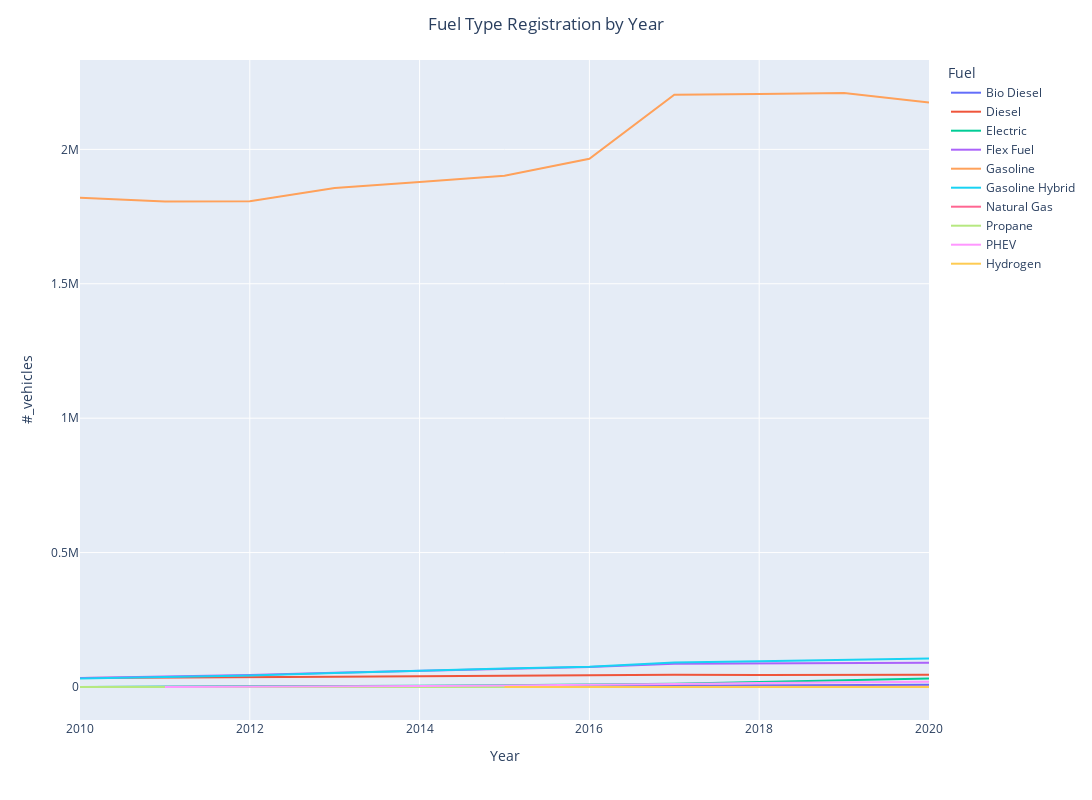

Here is the notebook cell this chart was saved with:
### Code cell
title_string = 'Fuel Type Registration by Year'
fig = px.line(veh_year, x="Year", y="#_vehicles", color='Fuel')
fig.update_layout(height=800,width=2000, title=title_string, title_x=0.5)
fig.show()

### Figure 1 — Plotly figure (JSON) as saved in the notebook; plotly's stock layout.template omitted (floating-point values rounded to 4 significant figures)
{"data": [{"hovertemplate": "Fuel=Bio Diesel<br>Year=%{x}<br>#_vehicles=%{y}<extra></extra>", "legendgroup": "Bio Diesel", "line": {"color": "#636efa", "dash": "solid"}, "marker": {"symbol": "circle"}, "mode": "lines", "name": "Bio Diesel", "orientation": "v", "showlegend": true, "type": "scatter", "x": [2010, 2011, 2012, 2013, 2014, 2015, 2016, 2017, 2018, 2019, 2020], "xaxis": "x", "y": [83, 381, 715, 1104, 1526, 2184, 3212, 5051, 6287, 7312, 8452], "yaxis": "y"}, {"hovertemplate": "Fuel=Diesel<br>Year=%{x}<br>#_vehicles=%{y}<extra></extra>", "legendgroup": "Diesel", "line": {"color": "#EF553B", "dash": "solid"}, "marker": {"symbol": "circle"}, "mode": "lines", "name": "Diesel", "orientation": "v", "showlegend": true, "type": "scatter", "x": [2010, 2011, 2012, 2013, 2014, 2015, 2016, 2017, 2018, 2019, 2020], "xaxis": "x", "y": [33492, 34085, 35016, 37836, 40420, 42797, 44467, 45128, 44483, 44868, 45527], "yaxis": "y"}, {"hovertemplate": "Fuel=Electric<br>Year=%{x}<br>#_vehicles=%{y}<extra></extra>", "legendgroup": "Electric", "line": {"color": "#00cc96", "dash": "solid"}, "marker": {"symbol": "circle"}, "mode": "lines", "name": "Electric", "orientation": "v", "showlegend": true, "type": "scatter", "x": [2010, 2011, 2012, 2013, 2014, 2015, 2016, 2017, 2018, 2019, 2020], "xaxis": "x", "y": [29, 658, 1319, 2685, 4538, 6900, 9421, 12217, 18447, 25675, 32060], "yaxis": "y"}, {"hovertemplate": "Fuel=Flex Fuel<br>Year=%{x}<br>#_vehicles=%{y}<extra></extra>", "legendgroup": "Flex Fuel", "line": {"color": "#ab63fa", "dash": "solid"}, "marker": {"symbol": "circle"}, "mode": "lines", "name": "Flex Fuel", "orientation": "v", "showlegend": true, "type": "scatter", "x": [2010, 2011, 2012, 2013, 2014, 2015, 2016, 2017, 2018, 2019, 2020], "xaxis": "x", "y": [33551, 38321, 44445, 53455, 60737, 67001, 74218, 86690, 87714, 88247, 89886], "yaxis": "y"}, {"hovertemplate": "Fuel=Gasoline<br>Year=%{x}<br>#_vehicles=%{y}<extra></extra>", "legendgroup": "Gasoline", "line": {"color": "#FFA15A", "dash": "solid"}, "marker": {"symbol": "circle"}, "mode": "lines", "name": "Gasoline", "orientation": "v", "showlegend": true, "type": "scatter", "x": [2010, 2011, 2012, 2013, 2014, 2015, 2016, 2017, 2018, 2019, 2020], "xaxis": "x", "y": [1820127, 1805819, 1807049, 1856467, 1879019, 1902157, 1965089, 2203504, 2205848, 2209671, 2174543], "yaxis": "y"}, {"hovertemplate": "Fuel=Gasoline Hybrid<br>Year=%{x}<br>#_vehicles=%{y}<extra></extra>", "legendgroup": "Gasoline Hybrid", "line": {"color": "#19d3f3", "dash": "solid"}, "marker": {"symbol": "circle"}, "mode": "lines", "name": "Gasoline Hybrid", "orientation": "v", "showlegend": true, "type": "scatter", "x": [2010, 2011, 2012, 2013, 2014, 2015, 2016, 2017, 2018, 2019, 2020], "xaxis": "x", "y": [31431, 35651, 42497, 52291, 61653, 68494, 75793, 90967, 95629, 101413, 106185], "yaxis": "y"}, {"hovertemplate": "Fuel=Natural Gas<br>Year=%{x}<br>#_vehicles=%{y}<extra></extra>", "legendgroup": "Natural Gas", "line": {"color": "#FF6692", "dash": "solid"}, "marker": {"symbol": "circle"}, "mode": "lines", "name": "Natural Gas", "orientation": "v", "showlegend": true, "type": "scatter", "x": [2010, 2011, 2012, 2013, 2014, 2015, 2016, 2017, 2018, 2019, 2020], "xaxis": "x", "y": [360, 340, 378, 468, 425, 443, 565, 716, 695, 691, 664], "yaxis": "y"}, {"hovertemplate": "Fuel=Propane<br>Year=%{x}<br>#_vehicles=%{y}<extra></extra>", "legendgroup": "Propane", "line": {"color": "#B6E880", "dash": "solid"}, "marker": {"symbol": "circle"}, "mode": "lines", "name": "Propane", "orientation": "v", "showlegend": true, "type": "scatter", "x": [2010, 2011, 2012, 2013, 2014, 2015, 2016, 2017, 2018, 2019, 2020], "xaxis": "x", "y": [212, 160, 167, 180, 67, 56, 57, 46, 39, 36, 36], "yaxis": "y"}, {"hovertemplate": "Fuel=PHEV<br>Year=%{x}<br>#_vehicles=%{y}<extra></extra>", "legendgroup": "PHEV", "line": {"color": "#FF97FF", "dash": "solid"}, "marker": {"symbol": "circle"}, "mode": "lines", "name": "PHEV", "orientation": "v", "showlegend": true, "type": "scatter", "x": [2011, 2012, 2013, 2014, 2015, 2016, 2017, 2018, 2019, 2020], "xaxis": "x", "y": [128, 652, 1768, 3648, 5171, 7500, 11136, 15249, 18274, 19514], "yaxis": "y"}, {"hovertemplate": "Fuel=Hydrogen <br>Year=%{x}<br>#_vehicles=%{y}<extra></extra>", "legendgroup": "Hydrogen ", "line": {"color": "#FECB52", "dash": "solid"}, "marker": {"symbol": "circle"}, "mode": "lines", "name": "Hydrogen ", "orientation": "v", "showlegend": true, "type": "scatter", "x": [2015, 2016, 2017, 2018, 2019, 2020], "xaxis": "x", "y": [1, 7, 64, 136, 186, 185], "yaxis": "y"}], "layout": {"height": 800, "legend": {"title": {"text": "Fuel"}, "tracegroupgap": 0}, "margin": {"t": 60}, "title": {"text": "Fuel Type Registration by Year", "x": 0.5}, "width": 2000, "xaxis": {"anchor": "y", "domain": [0, 1], "title": {"text": "Year"}}, "yaxis": {"anchor": "x", "domain": [0, 1], "title": {"text": "#_vehicles"}}}}
